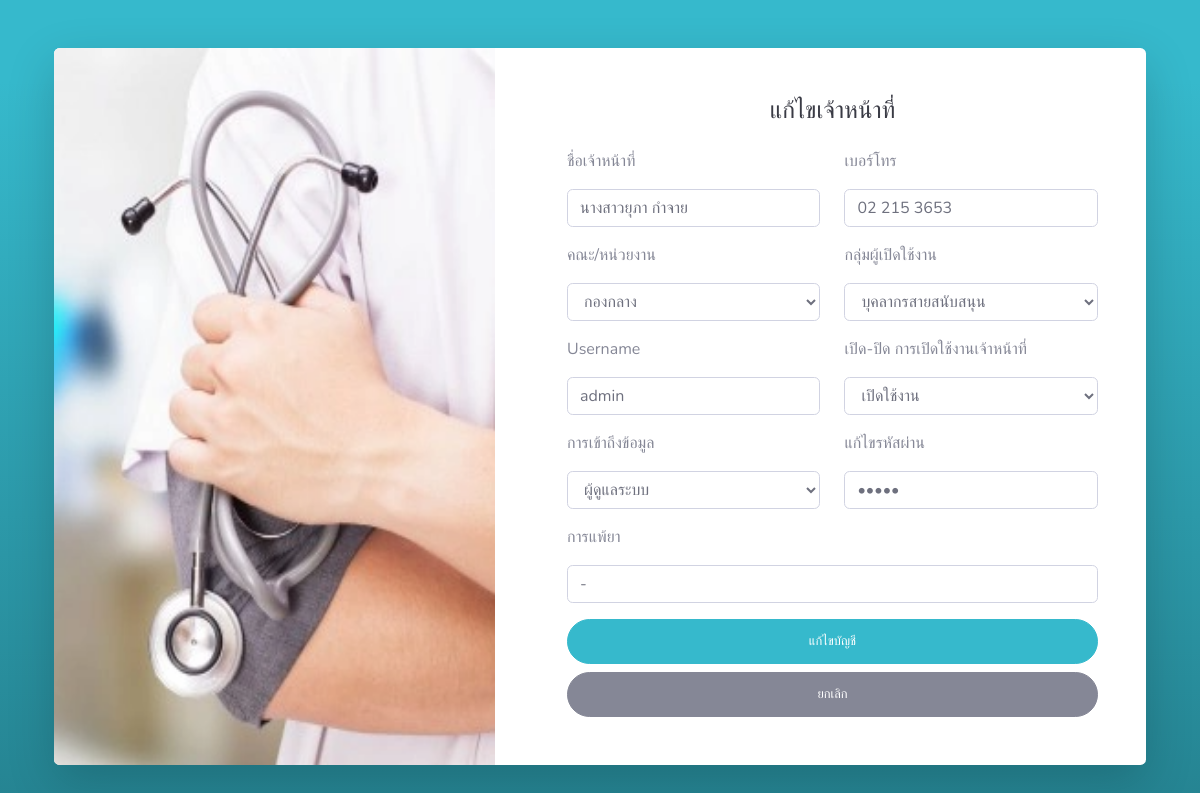
/update_staff.php?userId=1 (signed in), run on the app's committed database.
### tables this page shows
CREATE TABLE `user` (
  `user_id` int(11) NOT NULL COMMENT 'รหัสผู้ใช้',
  `user_namel` varchar(100) NOT NULL COMMENT 'ชื่อสกุล',
  `fac_id` int(11) NOT NULL COMMENT 'คณะ',
  `tel` varchar(11) NOT NULL COMMENT 'เบอร์โทร\r\n',
  `username` varchar(255) NOT NULL COMMENT 'ชื่อผู้ใช้',
  `password` varchar(255) NOT NULL COMMENT 'รหัสผ่าน',
  `active` int(11) NOT NULL DEFAULT 0 COMMENT 'การเปิดใช้งาน',
  `status` int(11) NOT NULL DEFAULT 0 COMMENT 'การลบ\r\n',
  `Ulevel` int(3) NOT NULL COMMENT 'ประเภทการเข้าถึงUI',
  `cata` int(20) NOT NULL COMMENT 'ประเภทผู้ใช้',
  `druga` varchar(255) NOT NULL COMMENT 'การแพ้ยา'
);

CREATE TABLE `fac` (
  `fac_id` int(11) NOT NULL,
  `fac_name` varchar(100) NOT NULL,
  `fac_active` int(11) NOT NULL DEFAULT 0,
  `fac_status` int(11) NOT NULL DEFAULT 0
);

### update_staff.php (the view, shortened to what this page needs)
<?php
   require_once 'db_connect.php';
?>
<!DOCTYPE html>
<html lang="en">
<head>
    <link href="vendor/fontawesome-free/css/all.min.css" rel="stylesheet" type="text/css">
    <link href="css/sb-admin-2.min.css" rel="stylesheet">
</head>
<body class="bg-gradient-info">
    <div class="container">
        <div class="card o-hidden border-0 shadow-lg my-5">
            <div class="card-body p-0">
                <div class="row">
                    <div class="col-lg-5 d-none d-lg-block"><img src="img\b.png" alt="HTML tutorial" style="width:100%;height:100%;"></div>
                        <div class="col-lg-7">
                            <div class="p-5">
                                <div class="text-center">
                                    <h1 class="h4 text-gray-900 mb-4">แก้ไขเจ้าหน้าที่</h1>
                                </div>
                                    <?php
                                    $userId = $_GET['userId'];
                                    $sqlr = "SELECT user.user_id, user.user_namel, user.fac_id,
                                    user.tel, user.username, user.password, user.active, user.status,
                                    user.Ulevel, user.cata, user.druga, fac.fac_name FROM user
                                    INNER JOIN fac ON user.fac_id = fac.fac_id
                                    WHERE user.status = 1 AND user_id = {$userId} "  ;
                                    $result = $connect->query($sqlr);
                                    while( $row = $result->fetch_array()) {?>
                                <form method="POST" action="php_action\editstaff.php?userId=<?php echo $userId; ?>" class="user">
                                    <div class="form-group row">
                                        <div class="col-sm-6 mb-3 mb-sm-0">
                                        <p>ชื่อเจ้าหน้าที่</p><input for="userNamel" type="text" id="userNamel" name="userNamel" class="form-control "
                                                value="<?php echo $row['user_namel'] ?>" >
                                        </div>
                                        <div class="col-sm-6">
                                        <p>เบอร์โทร</p><input for="tel" type="text" id="tel" name="tel"class="form-control"  max="10"
                                            value="<?php echo $row['tel'] ?>">
                                        </div>
                                    </div>
                                    <div class="form-group row">
                                        <div class="col-sm-6 mb-3 mb-sm-0">
                                            <p>คณะ/หน่วยงาน</p><select class="form-control" id="facName" name="facName">
                                                            <option value="<?php echo $row['fac_id']; ?>"><?php echo $row['fac_name']; ?></option>
                                                        </select>
                                        </div>
                                        <?php  $cata = $row['cata'];
                                                        if ($cata == 1){
                                                            $catat ="นักศึกษา";
                                                          }elseif($cata == 2){
                                                            $catat ="คณาจารย์";
                                                          }elseif($cata == 3){
                                                            $catat ="บุคลากรสายสนับสนุน";
                                                          }elseif($cata == 4){
                                                            $catat ="กลุ่มแม่บ้าน";
                                                          }elseif($cata == 5){
                                                            $catat ="นักเรียนโรงเรียนโรงเรียนสาธิต";
                                                          }?>
                                        <div class="col-sm-6 ">
                                                <p for="cata">กลุ่มผู้เปิดใช้งาน</p>
                                                <select class="form-control " id="cata" name="cata">
                                                    <option value="<?php echo $cata; ?>"><?php echo $catat; ?></option>
                                            </select>
                                        </div>
                                    </div>
                                    <div class="form-group row">
                                        <div class="col-sm-6 mb-3 mb-sm-0">
                                            <p>Username</p><input for="username" type="text" id="username" name="username" class="form-control"
                                                value="<?php echo $row['username'] ?>" ></div>
                                     <div class="col-sm-6 ">
                                        <?php $active = $row['active']; if($active == 1){
                                                                            $activet ="เปิดใช้งาน";
                                                                        }elseif($active == 2){
                                                                            $activet ="ปิดใช้งาน";
                                                                        }?>
                                            <p>เปิด-ปิด การเปิดใช้งานเจ้าหน้าที่</p><select class="form-control" id="active" name="active" >
                                                    <option value="<?php echo $active; ?>"><?php echo $activet; ?></option>
                                                </select></div>
                                    </div>
                                    <div class="form-group row">
                                        <div class="col-sm-6 mb-3 mb-sm-0">
                                        <?php $level = $row['Ulevel']; if($level == 1){
                                                                            $Ulevel ="ผู้ดูแลระบบ";
                                                                        }elseif($level == 2){
                                                                            $Ulevel ="เจ้าหน้าที่";
                                                                        }else{ $Ulevel = "ผู้รับบริการ" ;
                                                                        }?>
                                        <p>การเข้าถึงข้อมูล</p><select class="form-control" id="ulevel" name="ulevel" >
                                                    <option value="<?php echo $level; ?>"><?php echo $Ulevel; ?></option>
                                                </select></div>
                                        <div class="col-sm-6">
                                        <p>แก้ไขรหัสผ่าน</p><input for="editPassword" type="password" id="editPassword" name="editPassword" class="form-control "
                                                value="<?php echo $row['password'] ?>" >
                                        </div>
                                    </div>
                                    <div class="form-group">
                                        <p>การแพ้ยา</p><input for="druga" type="text" id="druga" name="druga" class="form-control"
                                            value="<?php echo $row['druga'] ?>" >
                                    </div>
                                    <button type="submit" name="submit" id="submit" class="btn btn-info btn-user btn-block">
                                    <i class=""></i> แก้ไขบัญชี
                                    </button>
                                    <a href="staff_manage.php" class="btn btn-secondary btn-user btn-block">
                                    <i class=""></i> ยกเลิก</a>
                                <?php }  ?>
                            </div>
                        </div>
                    </div>
                </div>
            </div>
        </div>
</body>
</html>

### data on the page
user: userNamel "นางสาวยุภา กำจาย", tel "02 215 3653", facName "กองกลาง", cata "บุคลากรสายสนับสนุน", username "admin", active "เปิดใช้งาน", ulevel "ผู้ดูแลระบบ", druga "-"
